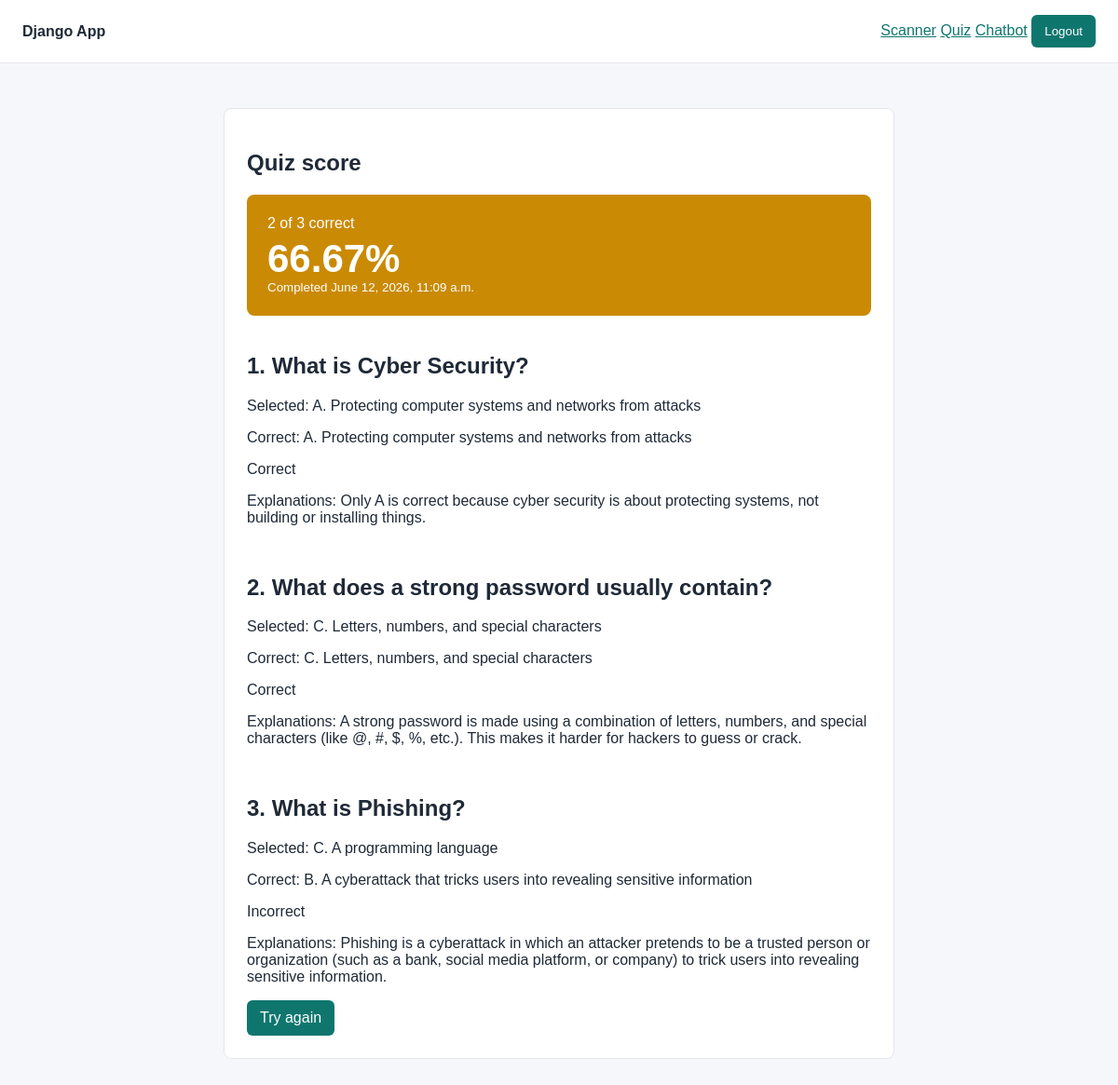
The app's page /quiz/result/5/ (signed in) with its own data.
### quiz/models.py (models this page shows, shortened)
class QuizAttempt(models.Model):
    user = models.ForeignKey(settings.AUTH_USER_MODEL, on_delete=models.CASCADE, related_name='quiz_attempts')
    score = models.PositiveSmallIntegerField(default=0)
    total_questions = models.PositiveSmallIntegerField(default=0)
    percentage = models.DecimalField(max_digits=5, decimal_places=2, default=0)
    completed_at = models.DateTimeField(auto_now_add=True)
    class Meta:
        ordering = ['-completed_at']

class QuizAnswer(models.Model):
    attempt = models.ForeignKey(QuizAttempt, on_delete=models.CASCADE, related_name='answers')
    question = models.ForeignKey(Question, on_delete=models.CASCADE)
    selected_option = models.CharField(max_length=1, choices=Question.CorrectOption)
    is_correct = models.BooleanField(default=False)
    class Meta:
        ordering = ['id']

class Question(models.Model):
    class CorrectOption(models.TextChoices):
        A = 'A', 'Option A'
        B = 'B', 'Option B'
        C = 'C', 'Option C'
        D = 'D', 'Option D'
    text = models.TextField()
    option_a = models.CharField(max_length=255)
    option_b = models.CharField(max_length=255)
    option_c = models.CharField(max_length=255)
    option_d = models.CharField(max_length=255)
    correct_option = models.CharField(max_length=1, choices=CorrectOption)
    explanation = models.TextField(blank=True)
    is_active = models.BooleanField(default=True)
    created_at = models.DateTimeField(auto_now_add=True)
    updated_at = models.DateTimeField(auto_now=True)
    class Meta:
        ordering = ['id']

### quiz/views.py (the view)
# urls.py: path('result/<int:attempt_id>/', quiz_result, name='result'),
@login_required
def quiz_result(request, attempt_id):
    attempt = get_object_or_404(
        QuizAttempt.objects.prefetch_related('answers__question'),
        pk=attempt_id,
        user=request.user,
    )
    return render(request, 'quiz/result.html', {'attempt': attempt})

### templates/quiz/result.html (shortened to what this page needs)
{% extends 'base.html' %}
{% block content %}
<section class="panel">
    <h1>Quiz score</h1>
    <article class="score-card {% if attempt.percentage >= 80 %}low{% elif attempt.percentage >= 50 %}medium{% else %}high{% endif %}">
        <span>{{ attempt.score }} of {{ attempt.total_questions }} correct</span>
        <strong>{{ attempt.percentage }}%</strong>
        <small>Completed {{ attempt.completed_at }}</small>
    </article>
    <div class="result">
        {% for answer in attempt.answers.all %}
            <article>
                <h2>{{ forloop.counter }}. {{ answer.question.text }}</h2>
                <p>
                    Selected:
                    {% if answer.selected_option == 'A' %}{{ answer.question.option_a }}
                    {% elif answer.selected_option == 'B' %}{{ answer.question.option_b }}
                    {% elif answer.selected_option == 'C' %}{{ answer.question.option_c }}
                    {% else %}{{ answer.question.option_d }}{% endif %}
                </p>
                <p>
                    Correct:
                    {% if answer.question.correct_option == 'A' %}{{ answer.question.option_a }}
                    {% elif answer.question.correct_option == 'B' %}{{ answer.question.option_b }}
                    {% elif answer.question.correct_option == 'C' %}{{ answer.question.option_c }}
                    {% else %}{{ answer.question.option_d }}{% endif %}
                </p>
                <p>{% if answer.is_correct %}Correct{% else %}Incorrect{% endif %}</p>
                {% if answer.question.explanation %}
                    <p>{{ answer.question.explanation }}</p>
                {% endif %}
            </article>
        {% endfor %}
    </div>
    <a class="button" href="{% url 'quiz:attempt' %}">Try again</a>
</section>
{% endblock %}

### templates/base.html (shortened to what this page needs)
<!doctype html>
<html lang="en">
<head>
</head>
<body>
    <header>
        <strong>Django App</strong>
        <nav>
            {% if request.user.is_authenticated %}
                <a href="{% url 'scanner:home' %}">Scanner</a>
                <a href="{% url 'quiz:home' %}">Quiz</a>
                <a href="{% url 'chatbot:home' %}">Chatbot</a>
                <form method="post" action="{% url 'users:logout' %}" style="display:inline">
                    <button type="submit">Logout</button>
                </form>
            {% else %}
                <a href="{% url 'users:login' %}">Login</a>
                <a href="{% url 'users:register' %}">Register</a>
            {% endif %}
        </nav>
    </header>
    <main>
        {% block content %}{% endblock %}
    </main>
</body>
</html>

### templates/base.html (style rules this page uses)
body { font-family: Arial, sans-serif; margin: 0; background: #f5f7fb; color: #1f2937; }
header { background: #ffffff; border-bottom: 1px solid #e5e7eb; padding: 16px 24px; display: flex; justify-content: space-between; align-items: center; }
main { max-width: 720px; margin: 48px auto; padding: 0 24px; }
.panel { background: #ffffff; border: 1px solid #e5e7eb; border-radius: 8px; padding: 24px; }
form { display: grid; gap: 14px; }
button, .button { background: #0f766e; color: #ffffff; border: 0; border-radius: 6px; padding: 10px 14px; text-decoration: none; cursor: pointer; display: inline-block; }
a { color: #0f766e; }
.result { display: grid; gap: 16px; margin-top: 20px; }
.score-card { border-radius: 8px; color: #ffffff; padding: 22px; }
.score-card.medium { background: #ca8a04; }
.score-card strong { display: block; font-size: 42px; line-height: 1; margin-top: 8px; }

### records on screen
QuizAttempt: score "2", total_questions "3", percentage "66.67", completed_at "June 12, 2026, 11:09 a.m."
QuizAnswer: question.text "What is Cyber Security?", question.option_a "A. Protecting computer systems and networks from attacks", is_correct "Correct", question.explanation "Explanations: Only A is correct because cyber security is about protecting systems, not building or installing things."
QuizAnswer: question.text "What does a strong password usually contain?", question.option_c "C. Letters, numbers, and special characters", is_correct "Correct", question.explanation "Explanations: A strong password is made using a combination of letters, numbers, and special characters (like @, #, $, %, etc.). This makes it harder for hackers to guess or crack."
QuizAnswer: question.text "What is Phishing?", question.option_c "C. A programming language", question.option_b "B. A cyberattack that tricks users into revealing sensitive information", is_correct "Incorrect", question.explanation "Explanations: Phishing is a cyberattack in which an attacker pretends to be a trusted person or organization (such as a bank, social media platform, or company) to trick users into revealing sensitive information."
